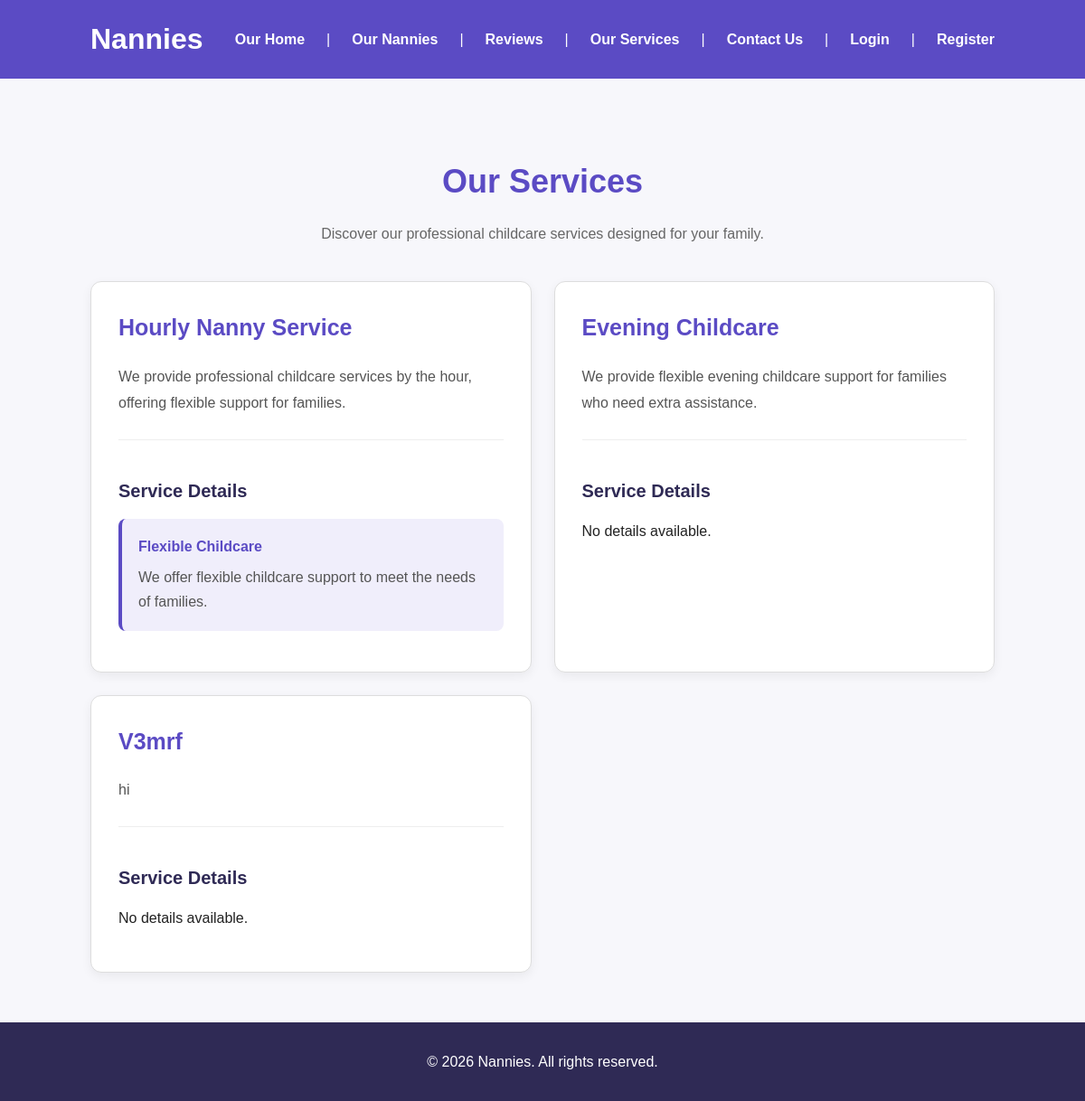
Screenshot of /service-list/ with the database file from the repository.
### pages/models.py (models this page shows, shortened)
class Service(models.Model):
    name = models.CharField(max_length=100)
    description = models.TextField()

class ServiceDetail(models.Model):
    service = models.ForeignKey(
        Service,
        on_delete=models.CASCADE
    )
    title = models.CharField(max_length=100)
    description = models.TextField()

### pages/views.py (the view)
# urls.py: path('service-list/', views.service_list, name='service_list'),
def service_list(request):
    services = Service.objects.prefetch_related(
        'servicedetail_set'
    ).all()
    return render(request, 'service_list.html', {
        'services': services
    })

### pages/templates/service_list.html (shortened to what this page needs)
{% extends 'base.html' %}
{% block content %}
<section class="services-page">
    <h1 class="page-title">Our Services</h1>
    <p class="services-intro">
        Discover our professional childcare services
        designed for your family.
    </p>
    <div class="services-grid">
        {% for service in services %}
        <div class="service-card">
            <h2>{{ service.name }}</h2>
            <p>{{ service.description }}</p>
            <div class="service-details">
                <h3>Service Details</h3>
                {% for detail in service.servicedetail_set.all %}
                <div class="detail-card">
                    <h4>{{ detail.title }}</h4>
                    <p>{{ detail.description }}</p>
                </div>
                {% empty %}
                <p>No details available.</p>
                {% endfor %}
            </div>
        </div>
        {% empty %}
        <p class="empty-services">
            No services available.
        </p>
        {% endfor %}
    </div>
</section>
{% endblock %}

### pages/templates/base.html (shortened to what this page needs)
{% load static %}
<!DOCTYPE html>
<html lang="en">
<head>
    <link rel="stylesheet" href="{% static 'style.css' %}">
</head>
<body>
    <header class="site-header">
        <div class="container topbar">
            <h1>Nannies</h1>
            {% include 'nav.html' %}
        </div>
    </header>
    <main class="container">
        {% block content %}
        {% endblock %}
    </main>
    <footer>
        <p>&copy; 2026 Nannies. All rights reserved.</p>
    </footer>
</body>
</html>

### pages/templates/nav.html (shortened to what this page needs)
<nav>
    <a href="/">Our Home</a> |
    <a href="/about/">Our Nannies</a> |
    <a href="/services/">Reviews</a> |
    <a href="{% url 'service_list' %}">Our Services</a> |
    <a href="/contact/">Contact Us</a> |
    <a href="/login/">Login</a> |
    <a href="/register/">Register</a>
</nav>

### pages/static/style.css (style rules this page uses)
* { box-sizing: border-box; }
body { margin: 0; font-family: Arial, sans-serif; background-color: #f7f7fb; color: #222; line-height: 1.6; }
.container { width: 90%; max-width: 1000px; margin: auto; }
header { background-color: #5b4bc4; color: white; padding: 18px 0; }
.topbar { display: flex; justify-content: space-between; align-items: center; }
.topbar h1 { margin: 0; }
nav { display: flex; gap: 24px; }
nav a { color: white; text-decoration: none; font-weight: bold; }
.section > h2, .page-title { text-align: center; margin-bottom: 30px; }
footer { text-align: center; background-color: #2f2a55; color: white; padding: 15px; }
.services-page { min-height: 75vh; padding: 55px 0; background-color: #f7f7fb; }
.services-page .page-title { color: #5b4bc4; font-size: 36px; margin-bottom: 10px; }
.services-intro { text-align: center; color: #666; margin-bottom: 40px; }
.services-grid { display: grid; grid-template-columns: repeat(2, 1fr); gap: 25px; }
.service-card { background-color: white; border: 1px solid #ddd; border-radius: 12px; padding: 30px; box-shadow: 0 4px 12px rgba(0, 0, 0, 0.06); transition: transform 0.3s ease, box-shadow 0.3s ease; }
.service-card h2 { color: #5b4bc4; font-size: 25px; margin-top: 0; }
.service-card > p { color: #555; line-height: 1.8; }
.service-details { margin-top: 25px; padding-top: 20px; border-top: 1px solid #eee; }
.service-details h3 { color: #2f2a55; font-size: 20px; margin-bottom: 15px; }
.detail-card { background-color: #f0eefb; border-left: 4px solid #5b4bc4; padding: 18px; border-radius: 8px; margin-bottom: 15px; }
.detail-card h4 { color: #5b4bc4; margin: 0 0 8px; }
.detail-card p { color: #555; margin: 0; line-height: 1.7; }

### rows the page displays
Service: name "Hourly Nanny Service", description "We provide professional childcare services by the hour, offering flexible support for families."
ServiceDetail: title "Flexible Childcare", description "We offer flexible childcare support to meet the needs of families."
Service: name "Evening Childcare", description "We provide flexible evening childcare support for families who need extra assistance."
Service: name "V3mrf", description "hi"
